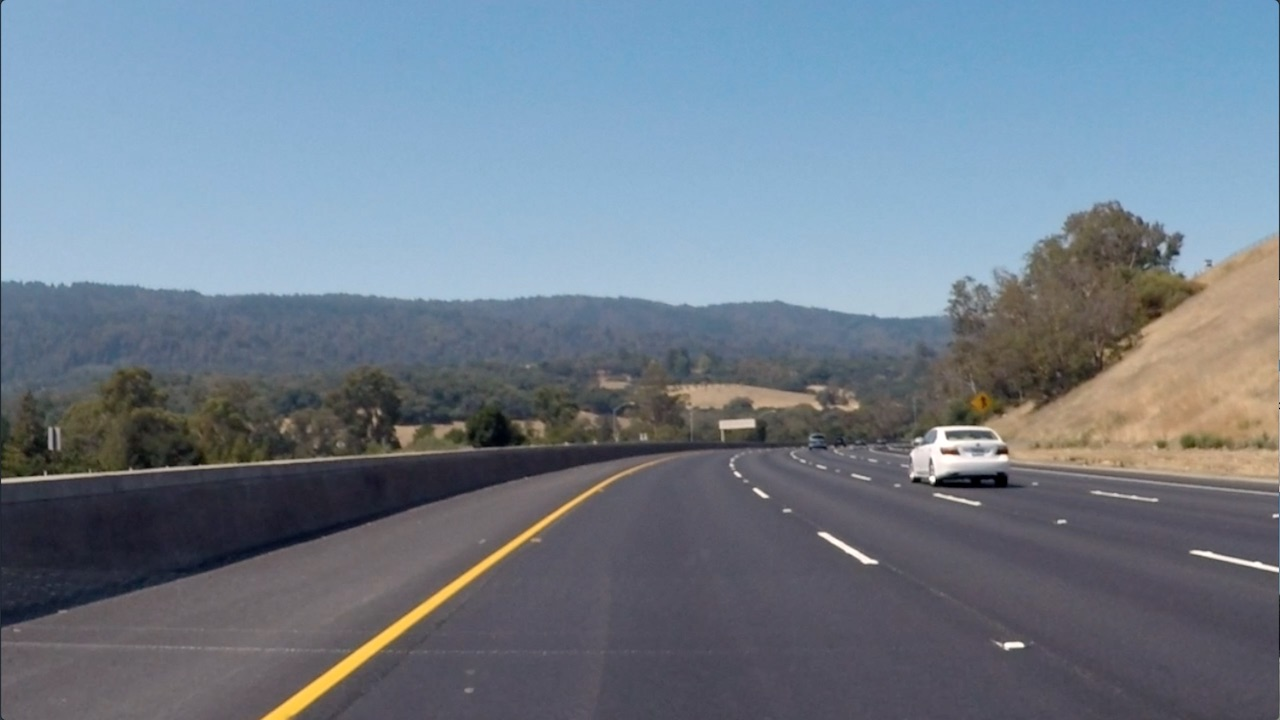
#> input picture images/curved_lane.jpg, 1280 x 720 px
$ jupyter execute L03-009-Notebook-Finding_edges_and_custom_kernels.ipynb   (shell and % lines are left out)
#> lines starting #> are read from the running program, lines starting #| are printed output that depends on the picture
# Creating a Filter, Edge Detection

### Import resources and display image

[cell 1]
import matplotlib.pyplot as plt
import matplotlib.image as mpimg

import cv2
import numpy as np


# Read in the image
image = mpimg.imread('images/curved_lane.jpg')
#> image is the input picture: shape (720, 1280, 3); mean R, G, B 112.1, 125, 138.7

plt.figure(figsize=(10,5))
plt.imshow(image)

### Convert the image to grayscale

[cell 2]
# Convert to grayscale for filtering
gray = cv2.cvtColor(image, cv2.COLOR_RGB2GRAY)
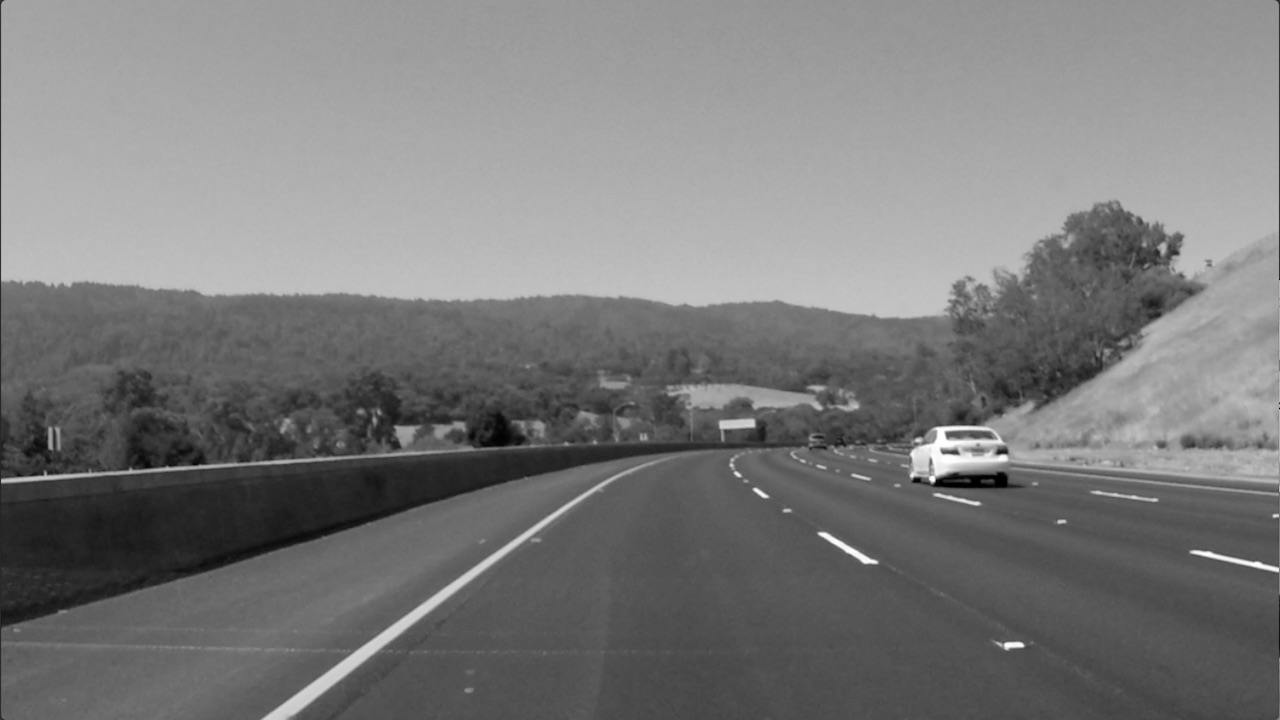
#> gray: shape (720, 1280); min 0, max 255, mean 122.7

plt.figure(figsize=(10,5))
plt.imshow(gray, cmap='gray')

### TODO: Create a custom kernel

Below, you've been given one common type of edge detection filter: a Sobel operator.

The Sobel filter is very commonly used in edge detection and in finding patterns in intensity in an image. Applying a Sobel filter to an image is a way of **taking (an approximation) of the derivative of the image** in the x or y direction, separately. The operators look as follows.

**It's up to you to create a Sobel x operator and apply it to the given image.**

For a challenge, see if you can put the image through a series of filters: first one that blurs the image (takes an average of pixels), and then one that detects the edges.

[cell 3]
# Create a custom kernel (mean)
#  1/9 * [[1, 1, 1]
#         [1, 1, 1]
#         [1, 1, 1]]
blur_filter = np.array([[1/9.0, 1/9.0, 1/9.0],
                        [1/9.0, 1/9.0, 1/9.0],
                        [1/9.0, 1/9.0, 1/9.0]])

# 3x3 array for edge detection
sobel_y = np.array([[-1, -2, -1],
                    [ 0,  0,  0],
                    [ 1,  2,  1]])

## TODO: Create and apply a Sobel x operator
sobel_x = np.array([[-1, 0, 1],
                    [-2, 0, 2],
                    [-1, 0, 1]])

# Filter the image using filter2D, which has inputs: (grayscale image, bit-depth, kernel)
filtered_image_sobelx = cv2.filter2D(gray, -1, sobel_x)
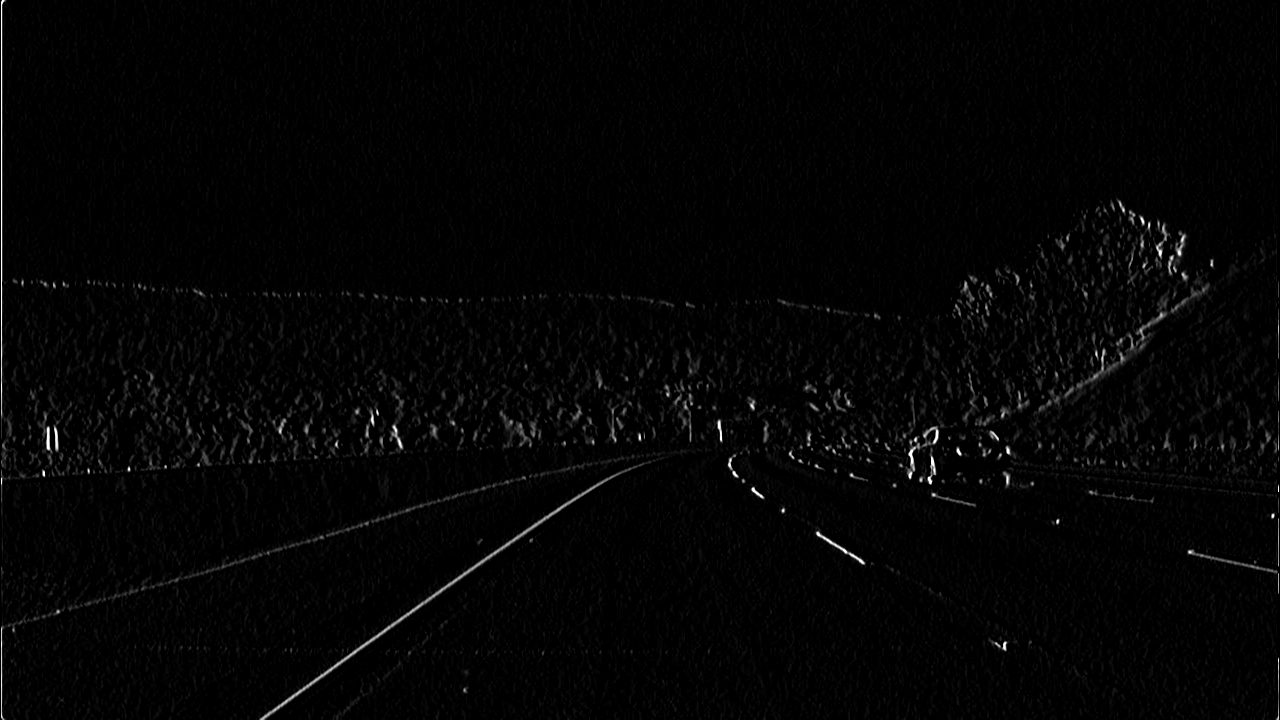
#> filtered_image_sobelx: shape (720, 1280); min 0, max 255, mean 4.3
filtered_image_sobely = cv2.filter2D(gray, -1, sobel_y)
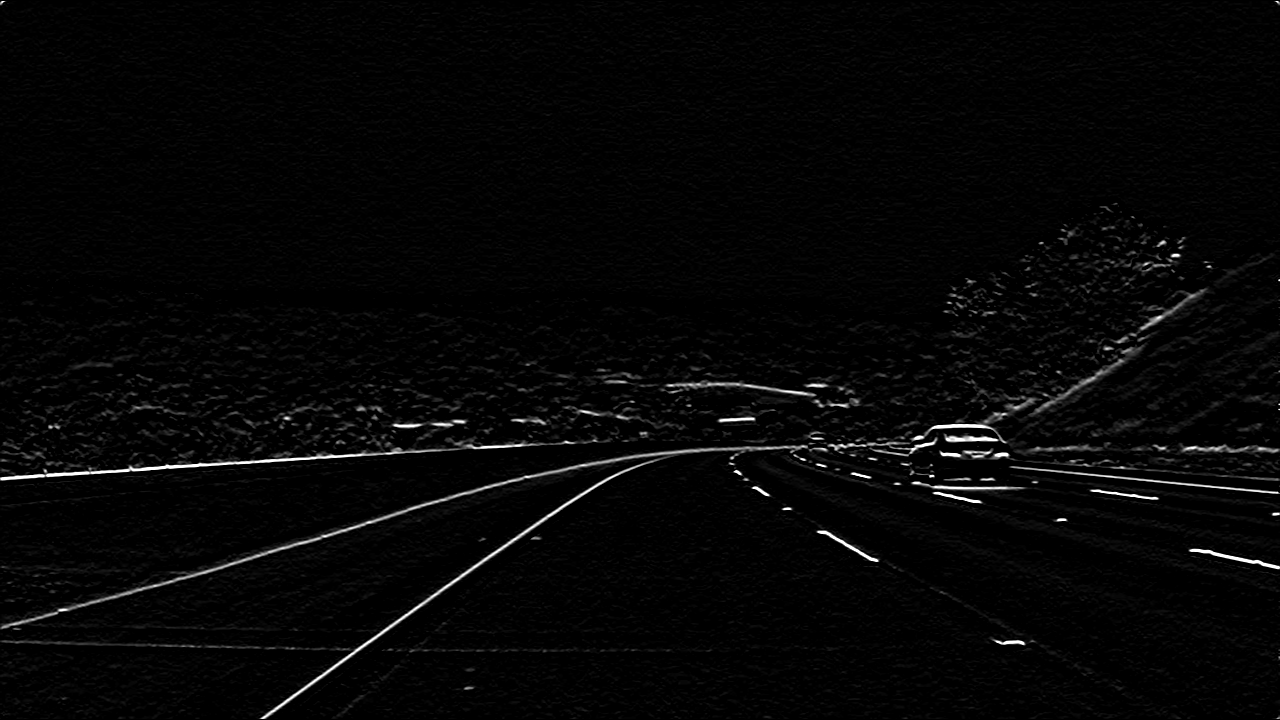
#> filtered_image_sobely: shape (720, 1280); min 0, max 255, mean 5.9
filtered_image_blur   = cv2.filter2D(gray, -1, blur_filter)

filtered_image_blur_sobel_x = cv2.filter2D(cv2.filter2D(gray, -1, blur_filter), -1, sobel_x)

f, (ax1, ax2, ax3) = plt.subplots(1, 3, figsize=(30, 20))

ax1.set_title('Sobel x')
ax1.imshow(filtered_image_sobelx, cmap='gray')

ax2.set_title('Sobel y')
ax2.imshow(filtered_image_sobely, cmap='gray')

ax3.set_title('Blur')
ax3.imshow(filtered_image_blur, cmap='gray')

plt.figure(figsize=(10, 5))
plt.title('Blur first, Sobel x second')
plt.imshow(filtered_image_blur_sobel_x, cmap='gray')
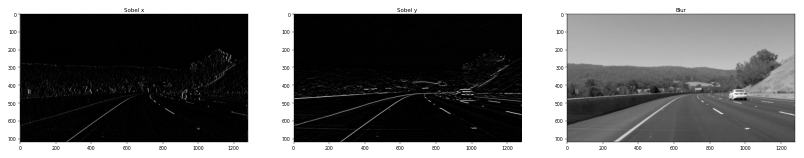
#> figure drawn by matplotlib, 3 panels

### Test out other filters!

You're encouraged to create other kinds of filters and apply them to see what happens! As an **optional exercise**, try the following:
* Create a filter with decimal value weights.
* Create a 5x5 filter
* Apply your filters to the other images in the `images` directory.

[cell 4]
## TODO: Create and apply a Sobel x operator
custom_filter= np.array([[-2.5, -1.5, -3.5, 1.5, 2.5],
                         [-2.5, -1.5, -3.5, 1.5, 2.5],
                         [-3.5, -3.5,    0, 3.5, 3.5],
                         [-2.5, -1.5,  3.5, 1.5, 2.5],
                         [-2.5, -1.5,  3.5, 1.5, 2.5]])

filtered_image = cv2.filter2D(gray, -1, custom_filter)
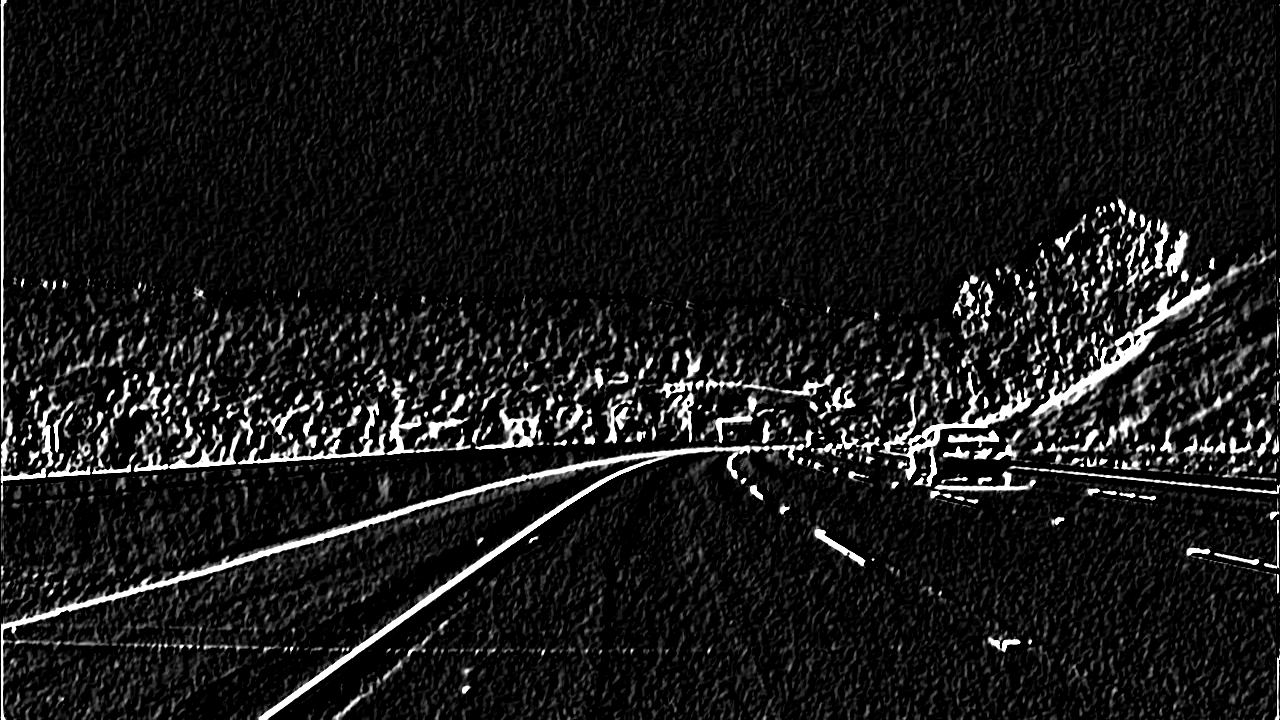
#> filtered_image: shape (720, 1280); min 0, max 255, mean 24.3
plt.figure(figsize=(10, 5))
plt.title('Custom filter with decimal weights')
plt.imshow(filtered_image, cmap='gray')

$ run again, with images/birds.jpg copied over images/curved_lane.jpg
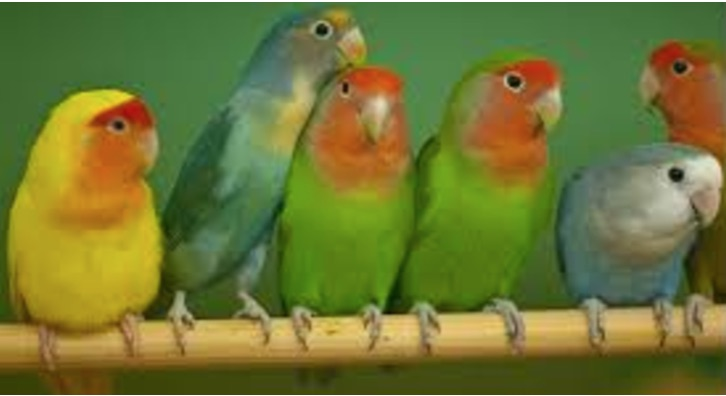
#> input picture images/birds.jpg, 726 x 396 px
#> image is the input picture: shape (396, 726, 3); mean R, G, B 111.1, 118.2, 52.2
#> `gray = cv2.cvtColor(image, cv2.COLOR_RGB2GRAY)`:
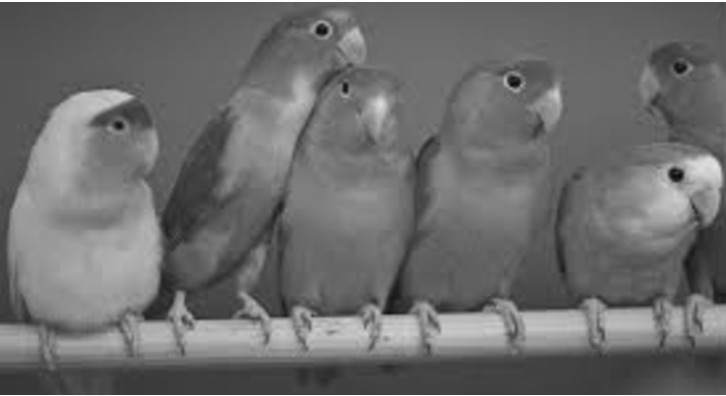
#> gray: shape (396, 726); min 8, max 255, mean 108.6
#> `filtered_image = cv2.filter2D(gray, -1, custom_filter)`:
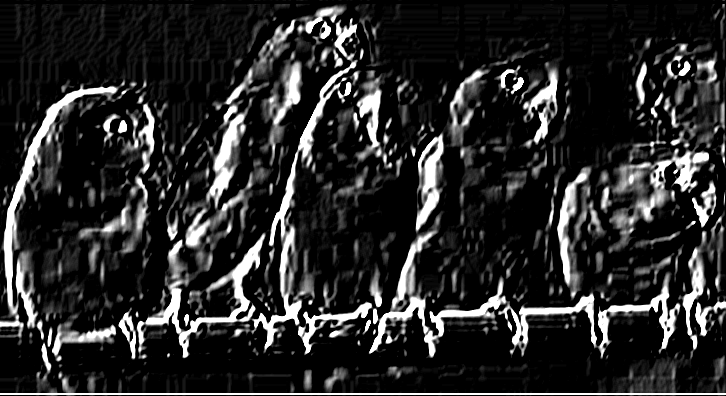
#> filtered_image: shape (396, 726); min 0, max 255, mean 41.7
